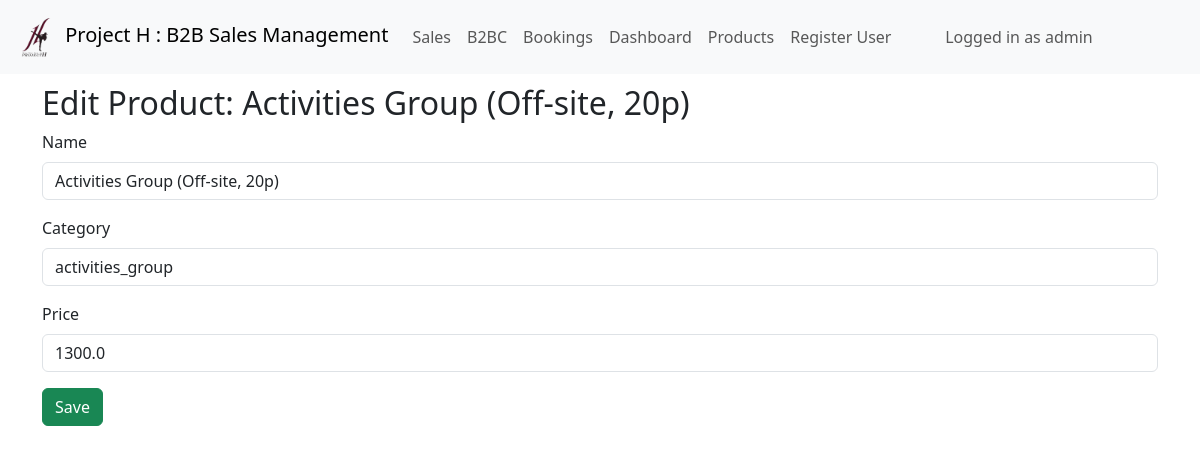
The app's page /products/edit/8 (signed in) with its own data.
### models.py (models this page shows, shortened)
class User(UserMixin, db.Model):
    __tablename__ = 'users'
    id = db.Column(db.Integer, primary_key=True)
    username = db.Column(db.String(50), unique=True, nullable=False)
    email = db.Column(db.String(120), unique=True, nullable=False)
    password_hash = db.Column(db.String(255), nullable=False)
    role = db.Column(db.String(50), nullable=False, default='staff')
    branch_id = db.Column(db.Integer, db.ForeignKey('branches.id'), nullable=True)
    b2bc_sales = db.relationship('SalesB2BC', backref='salesperson', lazy=True)
    branch = db.relationship('Branch', backref='users')

class Product(db.Model):
    __tablename__ = 'products'
    id = db.Column(db.Integer, primary_key=True)
    name = db.Column(db.String(100), nullable=False)
    category = db.Column(db.String(50), nullable=False)
    default_price = db.Column(db.Float, default=0.0)
    description = db.Column(db.Text)

### views/products.py (the view, shortened to what this page needs)
@products_bp.route('/edit/<int:product_id>', methods=['GET', 'POST'])
@login_required
def edit_product(product_id):
    product = Product.query.get_or_404(product_id)
    form = ProductForm(obj=product)
    return render_template('products/edit_product.html', form=form, product=product)

### forms.py
class ProductForm(FlaskForm):
    id = HiddenField("ID")
    name = StringField("Name", validators=[DataRequired(), Length(max=100)])
    category = StringField("Category", validators=[DataRequired(), Length(max=50)])
    default_price = FloatField("Price", validators=[DataRequired()])
    submit = SubmitField("Save")

### templates/products/edit_product.html (shortened to what this page needs)
{% extends 'base.html' %}
{% block content %}
<h2>Edit Product: {{ product.name }}</h2>
<form method="POST">
  <div class="mb-3">
    {{ form.name.label(class="form-label") }}
    {{ form.name(class="form-control") }}
  </div>
  <div class="mb-3">
    {{ form.category.label(class="form-label") }}
    {{ form.category(class="form-control") }}
  </div>
  <div class="mb-3">
    {{ form.default_price.label(class="form-label") }}
    {{ form.default_price(class="form-control") }}
  </div>
  <div class="mb-3">
    {{ form.submit(class="btn btn-success") }}
  </div>
</form>
{% endblock %}

### templates/base.html (shortened to what this page needs)
<!DOCTYPE html>
<html lang="en">
<head>
    <link href="https://cdn.jsdelivr.net/npm/bootstrap@5.3.0/dist/css/bootstrap.min.css" rel="stylesheet">
    <link href="{{ url_for('static', filename='css/styles.css') }}" rel="stylesheet">
</head>
<body>
    <nav class="navbar navbar-expand-lg navbar-light bg-light fixed-top">
      <div class="container-fluid">
        <a class="navbar-brand" href="{{ url_for('dashboard.dashboard') }}"><img src="{{ url_for('static', filename='favicon.ico') }}"> Project H : B2B Sales Management</a>
        {% if current_user.is_authenticated %}
        <div class="collapse navbar-collapse" id="navbarNav">
          <ul class="navbar-nav me-auto mb-2 mb-lg-0">
            <li class="nav-item"><a class="nav-link" href="{{ url_for('sales.list_voucher_group_sales') }}">Sales</a></li>
            <li class="nav-item"><a class="nav-link" href="{{ url_for('b2bc.list_b2bc_sales') }}">B2BC</a></li>
            <li class="nav-item"><a class="nav-link" href="{{ url_for('booking.list_bookings') }}">Bookings</a></li>
            <li class="nav-item"><a class="nav-link" href="{{ url_for('dashboard.dashboard') }}">Dashboard</a></li>
            <li class="nav-item"><a class="nav-link" href="{{ url_for('products.list_products') }}">Products</a></li>
            {% if current_user.role == 'admin' %}
            <li class="nav-item"><a class="nav-link" href="{{ url_for('auth.register') }}">Register User</a></li>
            {% endif %}
          </ul>
          <span class="navbar-text me-3">
            Logged in as {{ current_user.username }}
          </span>
          <a class="btn btn-outline-light" href="{{ url_for('auth.logout') }}">Logout</a>
        </div>
        {% endif %}
      </div>
    </nav>
    <div class="container mt-4">
        {% block content %}{% endblock %}
    </div>
</body>
</html>

### static/css/styles.css (style rules this page uses)
body { padding-top: 60px; }

### records on screen
User: username "admin"
Product: name "Activities Group (Off-site, 20p)", category "activities_group", default_price "1300.0"
